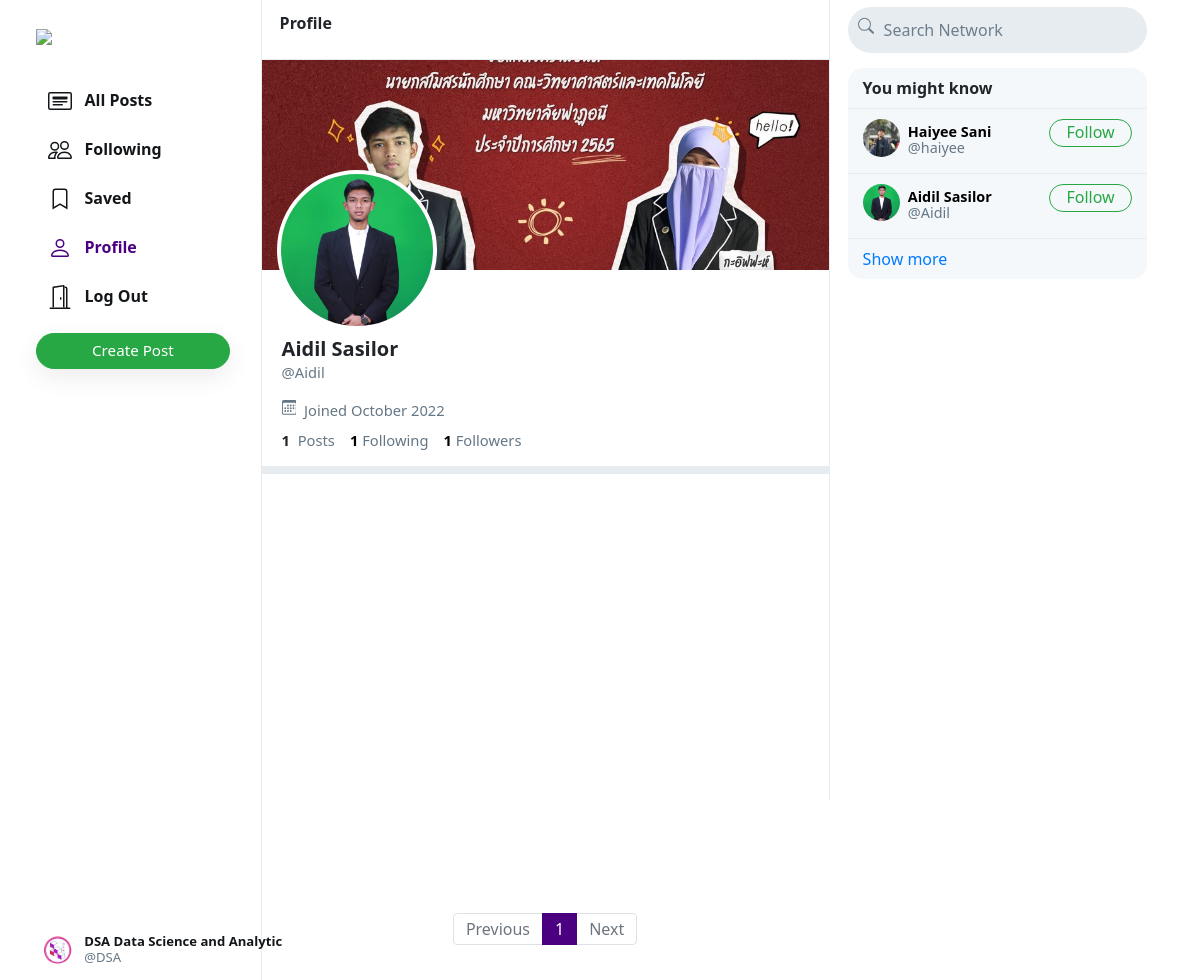
/Aidil (signed in), run on an earlier commit of the app's database.
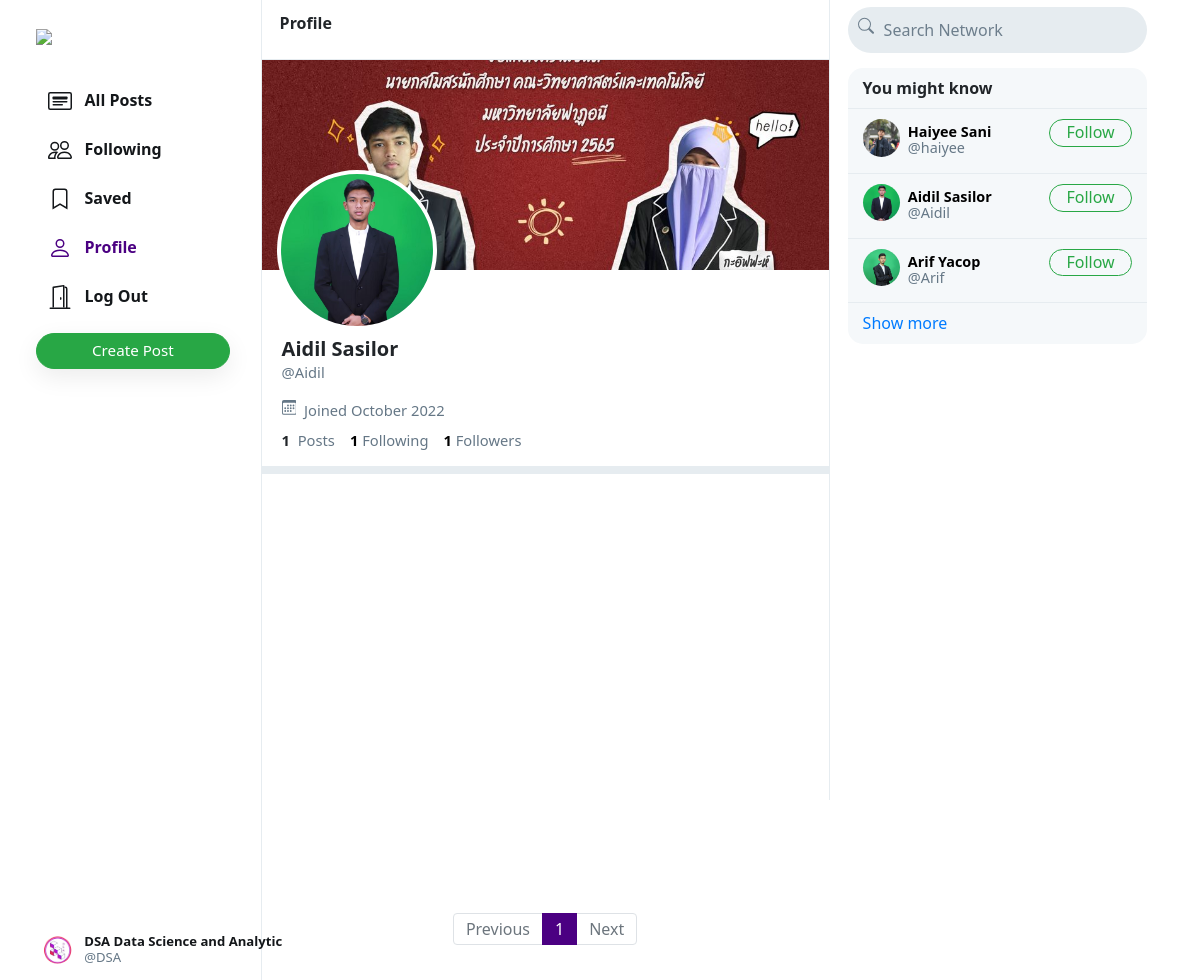
And on a later commit of the database.
### network/models.py (models this page shows, shortened)
class User(AbstractUser):
    profile_pic = models.ImageField(upload_to='profile_pic/')
    bio = models.TextField(max_length=160, blank=True, null=True)
    cover = models.ImageField(upload_to='covers/', blank=True)

### network/views.py (the view)
# urls.py: path("<str:username>", views.profile, name='profile'),
def profile(request, username):
    user = User.objects.get(username=username)
    all_posts = Post.objects.filter(creater=user).order_by('-date_created')
    paginator = Paginator(all_posts, 10)
    page_number = request.GET.get('page')
    if page_number == None:
        page_number = 1
    posts = paginator.get_page(page_number)
    followings = []
    suggestions = []
    follower = False
    if request.user.is_authenticated:
        followings = Follower.objects.filter(followers=request.user).values_list('user', flat=True)
        suggestions = User.objects.exclude(pk__in=followings).exclude(username=request.user.username).order_by("?")[:6]
        if request.user in Follower.objects.get(user=user).followers.all():
            follower = True
    follower_count = Follower.objects.get(user=user).followers.all().count()
    following_count = Follower.objects.filter(followers=user).count()
    return render(request, 'network/profile.html', {
        "username": user,
        "posts": posts,
        "posts_count": all_posts.count(),
        "suggestions": suggestions,
        "page": "profile",
        "is_follower": follower,
        "follower_count": follower_count,
        "following_count": following_count
    })

### network/templates/network/profile.html (shortened to what this page needs)
{% extends 'network/index.html' %}
{% load static %}
{% block profile %}
    <div class="profile-view" data-user="{{username.username}}">
        <div class="cover-image" style="background-image: url(/media/{{username.cover}})"></div>
        <div class="profile-image" style="background-image: url(/media/{{username.profile_pic}})"></div>
        <div class="profile-details">
            <div class="details-data">
                <h5>{{username.first_name}} {{username.last_name}}</h5>
                <div class="grey">@{{username.username}}</div>
                <div class="grey" style="padding: 8px 0px;">
                    &nbsp;Joined {{username.date_joined | date:"F Y"}}
                </div>
                <div>
                    <strong>
                        {{posts_count}}
                    </strong>
                    &nbsp;<span class="grey">Posts</span>
                    <a href="#">
                        <strong id="following__count">{{following_count | default:0}}</strong>&nbsp;<span class="grey">Following</span>
                    </a>
                    <a href="#">
                        <strong id="follower__count">{{follower_count | default:0}}</strong>&nbsp;<span class="grey">Followers</span>
                    </a>
                </div>
            </div>
        </div>
    </div>
    <div class="space"></div>
{% endblock %}

### network/templates/network/index.html (shortened to what this page needs)
{% extends "network/layout.html" %}
{% load static %}
{% block body %}
    <div class="main-div">
        <div class="left-div">
            <nav class="head heading">
                {% if page == 'all_posts' %}
                    All Posts
                {% elif page == 'following' %}
                    Following
                {% elif page == 'saved' %}
                    Saved
                {% elif page == 'profile' %}
                    Profile
                {% else %}
                    Explore
                {% endif %}
            </nav>
            <div class="left-div-content">
                <div class="posts-view">
                    {% block profile %}
                    {% endblock %}
                    <div class="main-div-content">
                        <nav aria-label="Page navigation example" class="pagination-bar">
                            <ul class="pagination justify-content-center">
                                {% if posts.has_previous %}
                                    <li class="page-item">
                                        <a class="page-link" href="?page={{ posts.previous_page_number | default:1}}" tabindex="-1" aria-disabled="true">Previous</a>
                                    </li>
                                {% else %}
                                    <li class="page-item disabled">
                                        <a class="page-link" href="" tabindex="-1" aria-disabled="true">Previous</a>
                                    </li>
                                {% endif %}
                                {% for each in posts.paginator.page_range %}
                                    {% if each == posts.number %}
                                        <li class="page-item active"><a class="page-link" href="?page={{each}}">{{each}}</a></li>
                                    {% else %}
                                        <li class="page-item"><a class="page-link" href="?page={{each}}">{{each}}</a></li>
                                    {% endif %}
                                {% endfor %}
                                {% if posts.has_next %}
                                    <li class="page-item">
                                        <a class="page-link" href="?page={{ posts.next_page_number }}">Next</a>
                                    </li>
                                {% else %}
                                    <li class="page-item disabled">
                                        <a class="page-link" href="">Next</a>
                                    </li>
                                {% endif %}
                            </ul>
                          </nav>
                    </div>
                </div>
            </div>
        </div>
    </div>
{% endblock %}

### network/templates/network/layout.html (shortened to what this page needs)
{% load static %}
<!DOCTYPE html>
<html lang="en">
    <head>
        <link rel="stylesheet" href="https://stackpath.bootstrapcdn.com/bootstrap/4.4.1/css/bootstrap.min.css">
        <link href="{% static 'network/styles.css' %}" rel="stylesheet">
    </head>
    <body>
        <div class="body" data-page="{{page}}">
            <div class="sidenav">
                <a href="{% url 'index' %}" class="navbar-brand">
                    <img src="{% static 'network/Images/logo.png' %}" height="31px">
                </a>
                <div style="height: 100%;">
                    <div>
                        <div>
                            <ul>
                                <li class="nav-item" id="all_posts">
                                <a href="{% url 'DSocial' %}" class="nav-link">
                                    <div>
                                        &nbsp;&nbsp;All Posts
                                    </div>
                                </a>
                                </li>
                                {% if user.is_authenticated %}
                                    <li class="nav-item" id="following">
                                        <a href="{% url 'following' %}" class="nav-link">
                                            <div>
                                                &nbsp;&nbsp;Following
                                            </div>
                                        </a>
                                    </li>
                                    <li class="nav-item" id="saved">
                                        <a href="{% url 'saved' %}" class="nav-link">
                                            <div>
                                                <svg width="1.5em" height="1.5em" viewBox="0 0 16 16" class="bi bi-bookmark" fill="currentColor" xmlns="http://www.w3.org/2000/svg">
                                                    <path fill-rule="evenodd" d="M8 12l5 3V3a2 2 0 0 0-2-2H5a2 2 0 0 0-2 2v12l5-3zm-4 1.234l4-2.4 4 2.4V3a1 1 0 0 0-1-1H5a1 1 0 0 0-1 1v10.234z"/>
                                                  </svg>
                                                &nbsp;&nbsp;Saved
                                            </div>
                                        </a>
                                    </li>
                                    <li class="nav-item" id="profile">
                                        <a href="{% url 'profile' user.username %}" class="nav-link">
                                            <div>
                                                &nbsp;&nbsp;Profile
                                            </div>
                                        </a>
                                    </li>
                                    <li class="nav-item" id="logout">
                                        <a href="{% url 'logout' %}" class="nav-link">
                                            <div>
                                                &nbsp;&nbsp;Log Out
                                            </div>
                                        </a>
                                    </li>
                                {% endif %}
                            </ul>
                        </div>
                        {% if user.is_authenticated %}
                            <button id="popup-btn" class="btn btn-success new-post-btn" onclick="createpost()">Create Post</button>
                        {% endif %}
                    </div>
                    <div style="position: absolute; bottom: 10px;">
                        {% if user.is_authenticated %}
                            <li class="nav-item sidenav-user">
                                <a href="{% url 'profile' user.username %}" class="nav-link">
                                    <div class="user_account">
                                        <div class="small-profilepic" style="float: left; background-image: url(/media/{{user.profile_pic}})"></div>
                                        <div style="height: 2.7vw; margin: auto;">
                                            <div style="margin-top: 4px;"><strong>{{user.first_name}} {{user.last_name}}</strong></div>
                                            <div class="grey" style="margin-top: 4px;">@{{ user.username }}</div>
                                        </div>
                                    </div>
                                </a>
                            </li>
                        {% endif %}
                    </div>
                </div>
            </div>
            {% block body %}
            {% endblock %}
            <div class="right-div">
                <nav class="head">
                    <form action="#">
                        <div class="search-div">
                            <div>
                            </div>
                            <input type="text" name="query" id="search-box" placeholder="Search Network">
                        </div>
                    </form>
                </nav>
                <div class='right-div-content'>
                    <div class="space" style="background-color: white;"></div>
                    {% if user.is_authenticated %}
                        <div class="suggestion-box">
                            <div class="suggestion-header">
                                You might know
                            </div>
                            {% for suggestion in suggestions %}
                                <div class="suggestion-user">
                                    <div>
                                        <a href="{% url 'profile' suggestion.username %}">
                                            <div class="small-profilepic" style="background-image: url(/media/{{suggestion.profile_pic}})"></div>
                                        </a>
                                    </div>
                                    <div class="user-details">
                                        <a href="{% url 'profile' suggestion.username %}">
                                            <div id="user-name">
                                                <strong>
                                                    {{suggestion.first_name}} {{suggestion.last_name}}
                                                </strong>
                                            </div>
                                            <div class="grey">@{{suggestion.username}}</div>
                                        </a>
                                    </div>
                                    <div>
                                        <button class="btn btn-outline-success" type="button" onclick="follow_user(this,'{{suggestion.username}}','suggestion')">Follow</button>
                                    </div>
                                </div>
                            {% empty %}
                                    <div style="text-align: center; border-bottom: .5px solid #e6ecf0; padding: 10px 15px;">
                                        <span class="grey" style="font-size: .9em;">No suggestions available.</span>
                                    </div>
                            {% endfor %}
                            <div class="suggestion-footer">
                                <a href="#">Show more</a>
                            </div>
                        </div>
                    {% endif %}
                </div>
            </div>
        </div>
    </body>
</html>

What changed in the data, as far as the page shows it:
added User: profile_pic (picture), first_name "Arif", last_name "Yacop", username "Arif"
